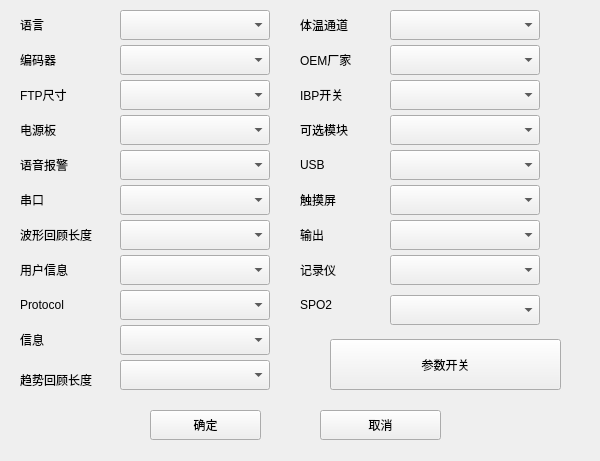
<?xml version="1.0" encoding="UTF-8"?>
<ui version="4.0">
 <class>Form_serv_man_config</class>
 <widget class="QWidget" name="Form_serv_man_config">
  <property name="geometry">
   <rect>
    <x>0</x>
    <y>0</y>
    <width>600</width>
    <height>461</height>
   </rect>
  </property>
  <property name="windowTitle">
   <string>厂家配置</string>
  </property>
  <widget class="QLabel" name="label">
   <property name="geometry">
    <rect>
     <x>20</x>
     <y>15</y>
     <width>41</width>
     <height>20</height>
    </rect>
   </property>
   <property name="text">
    <string>语言</string>
   </property>
  </widget>
  <widget class="QLabel" name="label_2">
   <property name="geometry">
    <rect>
     <x>20</x>
     <y>50</y>
     <width>51</width>
     <height>20</height>
    </rect>
   </property>
   <property name="text">
    <string>编码器</string>
   </property>
  </widget>
  <widget class="QLabel" name="label_3">
   <property name="geometry">
    <rect>
     <x>20</x>
     <y>85</y>
     <width>61</width>
     <height>20</height>
    </rect>
   </property>
   <property name="text">
    <string>FTP尺寸</string>
   </property>
  </widget>
  <widget class="QLabel" name="label_4">
   <property name="geometry">
    <rect>
     <x>20</x>
     <y>120</y>
     <width>61</width>
     <height>20</height>
    </rect>
   </property>
   <property name="text">
    <string>电源板</string>
   </property>
  </widget>
  <widget class="QLabel" name="label_5">
   <property name="geometry">
    <rect>
     <x>20</x>
     <y>155</y>
     <width>71</width>
     <height>20</height>
    </rect>
   </property>
   <property name="text">
    <string>语音报警</string>
   </property>
  </widget>
  <widget class="QLabel" name="label_6">
   <property name="geometry">
    <rect>
     <x>20</x>
     <y>190</y>
     <width>71</width>
     <height>20</height>
    </rect>
   </property>
   <property name="text">
    <string>串口</string>
   </property>
  </widget>
  <widget class="QLabel" name="label_7">
   <property name="geometry">
    <rect>
     <x>20</x>
     <y>225</y>
     <width>95</width>
     <height>20</height>
    </rect>
   </property>
   <property name="text">
    <string>波形回顾长度</string>
   </property>
  </widget>
  <widget class="QLabel" name="label_8">
   <property name="geometry">
    <rect>
     <x>20</x>
     <y>260</y>
     <width>91</width>
     <height>20</height>
    </rect>
   </property>
   <property name="text">
    <string>用户信息</string>
   </property>
  </widget>
  <widget class="QLabel" name="label_9">
   <property name="geometry">
    <rect>
     <x>20</x>
     <y>295</y>
     <width>91</width>
     <height>20</height>
    </rect>
   </property>
   <property name="text">
    <string>Protocol</string>
   </property>
  </widget>
  <widget class="QLabel" name="label_10">
   <property name="geometry">
    <rect>
     <x>20</x>
     <y>330</y>
     <width>101</width>
     <height>20</height>
    </rect>
   </property>
   <property name="text">
    <string>信息</string>
   </property>
  </widget>
  <widget class="QLabel" name="label_11">
   <property name="geometry">
    <rect>
     <x>20</x>
     <y>370</y>
     <width>95</width>
     <height>20</height>
    </rect>
   </property>
   <property name="text">
    <string>趋势回顾长度</string>
   </property>
  </widget>
  <widget class="QLabel" name="label_12">
   <property name="geometry">
    <rect>
     <x>300</x>
     <y>15</y>
     <width>71</width>
     <height>20</height>
    </rect>
   </property>
   <property name="text">
    <string>体温通道</string>
   </property>
  </widget>
  <widget class="QLabel" name="label_13">
   <property name="geometry">
    <rect>
     <x>300</x>
     <y>50</y>
     <width>71</width>
     <height>20</height>
    </rect>
   </property>
   <property name="text">
    <string>OEM厂家</string>
   </property>
  </widget>
  <widget class="QLabel" name="label_14">
   <property name="geometry">
    <rect>
     <x>300</x>
     <y>85</y>
     <width>71</width>
     <height>20</height>
    </rect>
   </property>
   <property name="text">
    <string>IBP开关</string>
   </property>
  </widget>
  <widget class="QLabel" name="label_15">
   <property name="geometry">
    <rect>
     <x>300</x>
     <y>120</y>
     <width>71</width>
     <height>20</height>
    </rect>
   </property>
   <property name="text">
    <string>可选模块</string>
   </property>
  </widget>
  <widget class="QLabel" name="label_16">
   <property name="geometry">
    <rect>
     <x>300</x>
     <y>155</y>
     <width>71</width>
     <height>20</height>
    </rect>
   </property>
   <property name="text">
    <string>USB</string>
   </property>
  </widget>
  <widget class="QLabel" name="label_17">
   <property name="geometry">
    <rect>
     <x>300</x>
     <y>190</y>
     <width>71</width>
     <height>20</height>
    </rect>
   </property>
   <property name="text">
    <string>触摸屏</string>
   </property>
  </widget>
  <widget class="QLabel" name="label_18">
   <property name="geometry">
    <rect>
     <x>300</x>
     <y>225</y>
     <width>71</width>
     <height>20</height>
    </rect>
   </property>
   <property name="text">
    <string>输出</string>
   </property>
  </widget>
  <widget class="QLabel" name="label_19">
   <property name="geometry">
    <rect>
     <x>300</x>
     <y>260</y>
     <width>71</width>
     <height>20</height>
    </rect>
   </property>
   <property name="text">
    <string>记录仪 </string>
   </property>
  </widget>
  <widget class="QLabel" name="label_20">
   <property name="geometry">
    <rect>
     <x>300</x>
     <y>295</y>
     <width>51</width>
     <height>20</height>
    </rect>
   </property>
   <property name="text">
    <string>SPO2</string>
   </property>
  </widget>
  <widget class="QPushButton" name="pushButton_2">
   <property name="geometry">
    <rect>
     <x>320</x>
     <y>410</y>
     <width>121</width>
     <height>30</height>
    </rect>
   </property>
   <property name="text">
    <string>取消</string>
   </property>
  </widget>
  <widget class="QPushButton" name="pushButton">
   <property name="geometry">
    <rect>
     <x>150</x>
     <y>410</y>
     <width>111</width>
     <height>30</height>
    </rect>
   </property>
   <property name="text">
    <string>确定</string>
   </property>
  </widget>
  <widget class="QPushButton" name="pushButton_3">
   <property name="geometry">
    <rect>
     <x>330</x>
     <y>339</y>
     <width>231</width>
     <height>51</height>
    </rect>
   </property>
   <property name="text">
    <string>参数开关</string>
   </property>
  </widget>
  <widget class="QComboBox" name="comboBox">
   <property name="geometry">
    <rect>
     <x>120</x>
     <y>10</y>
     <width>150</width>
     <height>30</height>
    </rect>
   </property>
   <property name="maxVisibleItems">
    <number>2</number>
   </property>
  </widget>
  <widget class="QComboBox" name="comboBox_2">
   <property name="geometry">
    <rect>
     <x>120</x>
     <y>45</y>
     <width>150</width>
     <height>30</height>
    </rect>
   </property>
   <property name="maxVisibleItems">
    <number>3</number>
   </property>
  </widget>
  <widget class="QComboBox" name="comboBox_3">
   <property name="geometry">
    <rect>
     <x>120</x>
     <y>80</y>
     <width>150</width>
     <height>30</height>
    </rect>
   </property>
   <property name="maxVisibleItems">
    <number>4</number>
   </property>
  </widget>
  <widget class="QComboBox" name="comboBox_4">
   <property name="geometry">
    <rect>
     <x>120</x>
     <y>185</y>
     <width>150</width>
     <height>30</height>
    </rect>
   </property>
   <property name="maxVisibleItems">
    <number>4</number>
   </property>
  </widget>
  <widget class="QComboBox" name="comboBox_5">
   <property name="geometry">
    <rect>
     <x>120</x>
     <y>115</y>
     <width>150</width>
     <height>30</height>
    </rect>
   </property>
   <property name="maxVisibleItems">
    <number>5</number>
   </property>
  </widget>
  <widget class="QComboBox" name="comboBox_6">
   <property name="geometry">
    <rect>
     <x>120</x>
     <y>150</y>
     <width>150</width>
     <height>30</height>
    </rect>
   </property>
   <property name="maxVisibleItems">
    <number>2</number>
   </property>
  </widget>
  <widget class="QComboBox" name="comboBox_7">
   <property name="geometry">
    <rect>
     <x>120</x>
     <y>325</y>
     <width>150</width>
     <height>30</height>
    </rect>
   </property>
   <property name="maxVisibleItems">
    <number>2</number>
   </property>
  </widget>
  <widget class="QComboBox" name="comboBox_8">
   <property name="geometry">
    <rect>
     <x>120</x>
     <y>255</y>
     <width>150</width>
     <height>30</height>
    </rect>
   </property>
   <property name="maxVisibleItems">
    <number>4</number>
   </property>
  </widget>
  <widget class="QComboBox" name="comboBox_10">
   <property name="geometry">
    <rect>
     <x>120</x>
     <y>290</y>
     <width>150</width>
     <height>30</height>
    </rect>
   </property>
   <property name="maxVisibleItems">
    <number>3</number>
   </property>
  </widget>
  <widget class="QComboBox" name="comboBox_11">
   <property name="geometry">
    <rect>
     <x>120</x>
     <y>220</y>
     <width>150</width>
     <height>30</height>
    </rect>
   </property>
   <property name="maxVisibleItems">
    <number>8</number>
   </property>
  </widget>
  <widget class="QComboBox" name="comboBox_12">
   <property name="geometry">
    <rect>
     <x>390</x>
     <y>220</y>
     <width>150</width>
     <height>30</height>
    </rect>
   </property>
   <property name="maxVisibleItems">
    <number>2</number>
   </property>
  </widget>
  <widget class="QComboBox" name="comboBox_9">
   <property name="geometry">
    <rect>
     <x>390</x>
     <y>80</y>
     <width>150</width>
     <height>30</height>
    </rect>
   </property>
   <property name="maxVisibleItems">
    <number>2</number>
   </property>
  </widget>
  <widget class="QComboBox" name="comboBox_13">
   <property name="geometry">
    <rect>
     <x>390</x>
     <y>10</y>
     <width>150</width>
     <height>30</height>
    </rect>
   </property>
   <property name="maxVisibleItems">
    <number>2</number>
   </property>
  </widget>
  <widget class="QComboBox" name="comboBox_14">
   <property name="geometry">
    <rect>
     <x>390</x>
     <y>185</y>
     <width>150</width>
     <height>30</height>
    </rect>
   </property>
   <property name="maxVisibleItems">
    <number>2</number>
   </property>
  </widget>
  <widget class="QComboBox" name="comboBox_15">
   <property name="geometry">
    <rect>
     <x>390</x>
     <y>150</y>
     <width>150</width>
     <height>30</height>
    </rect>
   </property>
   <property name="maxVisibleItems">
    <number>2</number>
   </property>
  </widget>
  <widget class="QComboBox" name="comboBox_16">
   <property name="geometry">
    <rect>
     <x>390</x>
     <y>295</y>
     <width>150</width>
     <height>30</height>
    </rect>
   </property>
   <property name="maxVisibleItems">
    <number>2</number>
   </property>
  </widget>
  <widget class="QComboBox" name="comboBox_18">
   <property name="geometry">
    <rect>
     <x>390</x>
     <y>255</y>
     <width>150</width>
     <height>30</height>
    </rect>
   </property>
   <property name="maxVisibleItems">
    <number>2</number>
   </property>
  </widget>
  <widget class="QComboBox" name="comboBox_19">
   <property name="geometry">
    <rect>
     <x>390</x>
     <y>115</y>
     <width>150</width>
     <height>30</height>
    </rect>
   </property>
   <property name="maxVisibleItems">
    <number>2</number>
   </property>
  </widget>
  <widget class="QComboBox" name="comboBox_20">
   <property name="geometry">
    <rect>
     <x>390</x>
     <y>45</y>
     <width>150</width>
     <height>30</height>
    </rect>
   </property>
   <property name="maxVisibleItems">
    <number>2</number>
   </property>
  </widget>
  <widget class="QComboBox" name="comboBox_17">
   <property name="geometry">
    <rect>
     <x>120</x>
     <y>360</y>
     <width>150</width>
     <height>30</height>
    </rect>
   </property>
   <property name="maxVisibleItems">
    <number>6</number>
   </property>
  </widget>
 </widget>
 <resources/>
 <connections/>
</ui>
